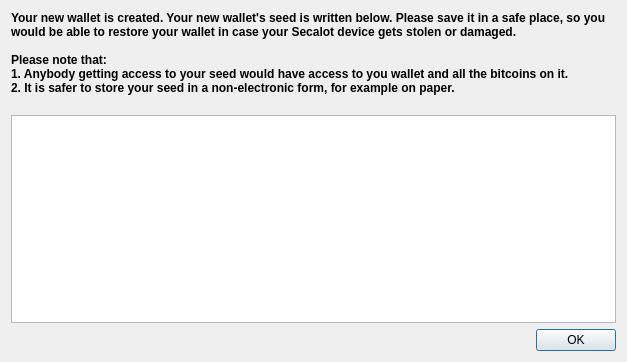
<?xml version="1.0" encoding="UTF-8"?>
<ui version="4.0">
 <class>SecalotPersoDisplaySeedDialog</class>
 <widget class="QDialog" name="SecalotPersoDisplaySeedDialog">
  <property name="geometry">
   <rect>
    <x>0</x>
    <y>0</y>
    <width>627</width>
    <height>362</height>
   </rect>
  </property>
  <property name="sizePolicy">
   <sizepolicy hsizetype="Minimum" vsizetype="Minimum">
    <horstretch>0</horstretch>
    <verstretch>0</verstretch>
   </sizepolicy>
  </property>
  <property name="windowTitle">
   <string>New wallet created</string>
  </property>
  <property name="modal">
   <bool>true</bool>
  </property>
  <layout class="QVBoxLayout" name="verticalLayout">
   <item>
    <widget class="QLabel" name="label">
     <property name="sizePolicy">
      <sizepolicy hsizetype="MinimumExpanding" vsizetype="Minimum">
       <horstretch>0</horstretch>
       <verstretch>0</verstretch>
      </sizepolicy>
     </property>
     <property name="font">
      <font>
       <weight>75</weight>
       <bold>true</bold>
      </font>
     </property>
     <property name="text">
      <string>Your new wallet is created. Your new wallet's seed is written below. Please save it in a safe place, so you would be able to restore your wallet in case your Secalot device gets stolen or damaged.

Please note that:
1. Anybody getting access to your seed would have access to you wallet and all the bitcoins on it.
2. It is safer to store your seed in a non-electronic form, for example on paper.
</string>
     </property>
     <property name="textFormat">
      <enum>Qt::PlainText</enum>
     </property>
     <property name="wordWrap">
      <bool>true</bool>
     </property>
    </widget>
   </item>
   <item>
    <widget class="QTextBrowser" name="SeedTextBrowser">
     <property name="sizePolicy">
      <sizepolicy hsizetype="MinimumExpanding" vsizetype="MinimumExpanding">
       <horstretch>0</horstretch>
       <verstretch>0</verstretch>
      </sizepolicy>
     </property>
    </widget>
   </item>
   <item>
    <widget class="QDialogButtonBox" name="SeedDialogButtonBox">
     <property name="orientation">
      <enum>Qt::Horizontal</enum>
     </property>
     <property name="standardButtons">
      <set>QDialogButtonBox::Ok</set>
     </property>
    </widget>
   </item>
  </layout>
 </widget>
 <resources/>
 <connections>
  <connection>
   <sender>SeedDialogButtonBox</sender>
   <signal>accepted()</signal>
   <receiver>SecalotPersoDisplaySeedDialog</receiver>
   <slot>accept()</slot>
   <hints>
    <hint type="sourcelabel">
     <x>248</x>
     <y>254</y>
    </hint>
    <hint type="destinationlabel">
     <x>157</x>
     <y>274</y>
    </hint>
   </hints>
  </connection>
  <connection>
   <sender>SeedDialogButtonBox</sender>
   <signal>rejected()</signal>
   <receiver>SecalotPersoDisplaySeedDialog</receiver>
   <slot>reject()</slot>
   <hints>
    <hint type="sourcelabel">
     <x>316</x>
     <y>260</y>
    </hint>
    <hint type="destinationlabel">
     <x>286</x>
     <y>274</y>
    </hint>
   </hints>
  </connection>
 </connections>
</ui>
